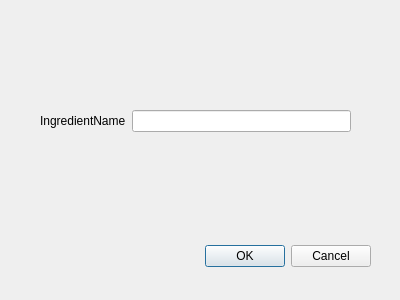
<?xml version="1.0" encoding="UTF-8"?>
<ui version="4.0">
 <class>RemoveIngredient</class>
 <widget class="QDialog" name="RemoveIngredient">
  <property name="geometry">
   <rect>
    <x>0</x>
    <y>0</y>
    <width>400</width>
    <height>300</height>
   </rect>
  </property>
  <property name="windowTitle">
   <string>Dialog</string>
  </property>
  <widget class="QDialogButtonBox" name="buttonBox">
   <property name="geometry">
    <rect>
     <x>30</x>
     <y>240</y>
     <width>341</width>
     <height>32</height>
    </rect>
   </property>
   <property name="orientation">
    <enum>Qt::Horizontal</enum>
   </property>
   <property name="standardButtons">
    <set>QDialogButtonBox::Cancel|QDialogButtonBox::Ok</set>
   </property>
  </widget>
  <widget class="QWidget" name="formLayoutWidget">
   <property name="geometry">
    <rect>
     <x>40</x>
     <y>110</y>
     <width>311</width>
     <height>31</height>
    </rect>
   </property>
   <layout class="QFormLayout" name="formLayout">
    <item row="0" column="0">
     <widget class="QLabel" name="ingredientNameLabel">
      <property name="text">
       <string>IngredientName</string>
      </property>
     </widget>
    </item>
    <item row="0" column="1">
     <widget class="QLineEdit" name="ingredientNameLineEdit"/>
    </item>
   </layout>
  </widget>
 </widget>
 <resources/>
 <connections>
  <connection>
   <sender>buttonBox</sender>
   <signal>accepted()</signal>
   <receiver>RemoveIngredient</receiver>
   <slot>accept()</slot>
   <hints>
    <hint type="sourcelabel">
     <x>248</x>
     <y>254</y>
    </hint>
    <hint type="destinationlabel">
     <x>157</x>
     <y>274</y>
    </hint>
   </hints>
  </connection>
  <connection>
   <sender>buttonBox</sender>
   <signal>rejected()</signal>
   <receiver>RemoveIngredient</receiver>
   <slot>reject()</slot>
   <hints>
    <hint type="sourcelabel">
     <x>316</x>
     <y>260</y>
    </hint>
    <hint type="destinationlabel">
     <x>286</x>
     <y>274</y>
    </hint>
   </hints>
  </connection>
 </connections>
</ui>
